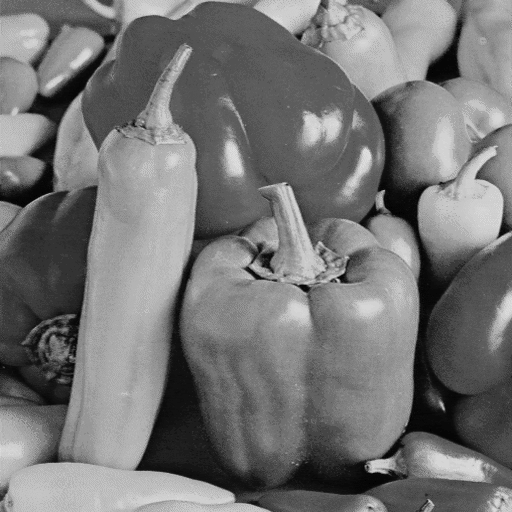
%> input picture imgs/peppers.bmp, 512 x 512 px
$ octave amplitude_Gd.m   (GNU Octave 9; MATLAB toolbox functions it lacks are replaced by stand-ins)
%> lines starting %> are read from the running program, lines starting %| are printed output that depends on the picture
### functions/Propagate.m
function [w_o] = Propagate(w_i, dist, pixSize, wavlen)

% dimension of the wavefield
[ny,nx] = size(w_i);

% sampling in the frequency domain
kx = pi/pixSize*(-1:2/nx:1-2/nx);
ky = pi/pixSize*(-1:2/ny:1-2/ny);
[KX,KY] = meshgrid(kx,ky);

% wave number
k = 2*pi/wavlen;

% circular convoluion via ffts
inputFT = fftshift(fft2(w_i));
H = exp(1i*dist*sqrt(k^2-KX.^2-KY.^2));
w_o = ifft2(ifftshift(inputFT.*H));

end

### amplitude_Gd.m
%--------------------------------------------------------------------------
% Author: CL.Deng
% Email:  cldeng881@gmail.com
% For detailed mathematical derivations, please follow our WeChat official account  @智子科普
%--------------------------------------------------------------------------
%%
clc
clear
close all
addpath(genpath('./imgs'))
addpath(genpath('./function'))

I2=im2double(imread('peppers.bmp','bmp'));%diffraction target
%> I2: size 512x512 double; min 0, max 0.867, mean 0.458
I2=I2./max(I2(:));
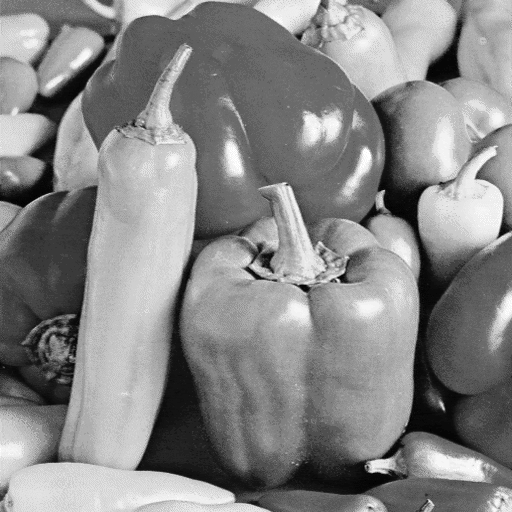
%> I2: size 512x512 double; min 0, max 1, mean 0.529
[r,c]=size(I2);
%> r = 512; c = 512
wavelen=532e-9;%wavelength(m)
dist=0.05;%diffraction distance(m)
pixsize=4e-6;%Pixel size (m)
%imshow(I2)
apph=rand(r,c);%initial amplitude
beta=0.2;%learning rate

% [10 lines of commented-out code are left out]
%%
for j=1:30
%A=fft2(apph);
A=Propagate(apph,dist,pixsize,wavelen);%forward diffraction operator
ab=A.*conj(A);
ab=ab./max(ab(:));
dA=ab-I2;
dapph=Propagate(dA.*A.*2,-dist,pixsize,wavelen);%backpropagation operator
%dapph=(ifft2(dA.*A.*2));
apph=apph-beta*dapph;%complex gradient descent
mse=sum(dA(:).^2)./(r*c);%mean squared error

subplot(2,2,1)
imshow(I2,[])
title('target image')
subplot(2,2,2)
imshow(abs(A).^2,[])
title('diffraction image')
subplot(2,2,3)
imshow(abs(apph),[])
title('reconstructed amplitude')
subplot(2,2,4)
plot(j,mse,'b.')
title(['MSE=',num2str(mse)])
xlabel('iteration')
ylabel('MSE')
hold on
set(gcf,'color','w')
drawnow
end
%> this loop made 30 passes
%> mse on passes 1 to 12: 0.198, 0.142, 0.0948, 0.061, 0.0375, 0.0225, 0.0135, 0.00822, 0.00518, 0.00336, 0.00224, 0.00154
%> pass 1, `dA=ab-I2;`:
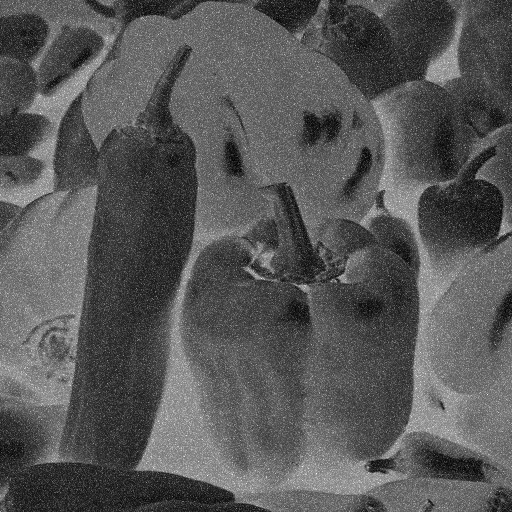
%> dA: size 512x512 double; min -0.999, max 0.88, mean -0.354; drawn with min black and max white
%> pass 1, `imshow(abs(A).^2,[])`:
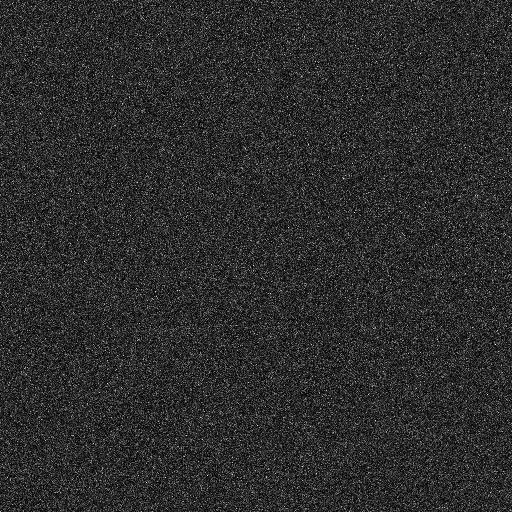
%> displayed picture: size 512x512, on the screen's scale of 0 to 255; min 0, max 255, mean 44.6
%> pass 1, `imshow(abs(apph),[])`:
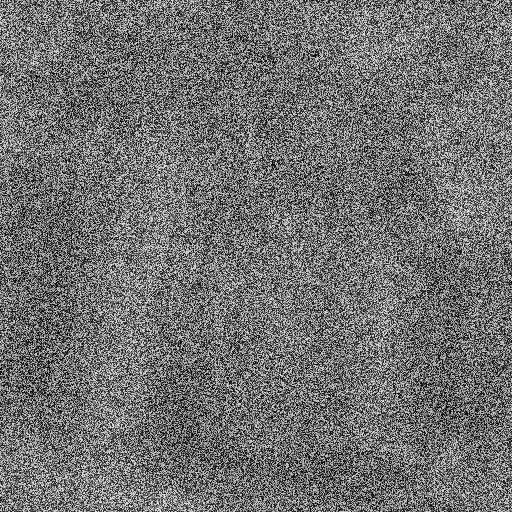
%> displayed picture: size 512x512, on the screen's scale of 0 to 255; min 0, max 255, mean 112.9
%> pass 2, `ab=A.*conj(A);`:
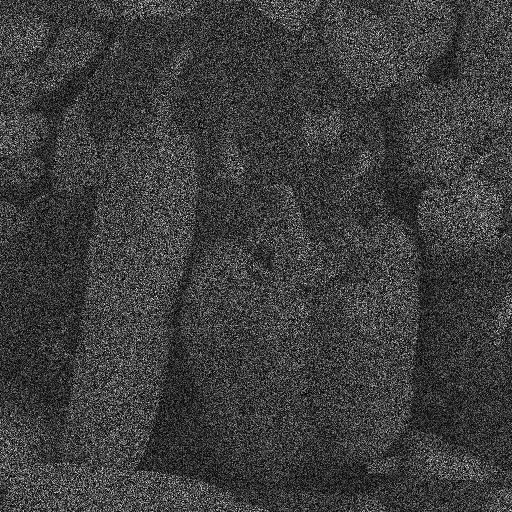
%> ab: size 512x512 double; min 1.47e-05, max 1.71, mean 0.416; drawn with min black and max white
%> pass 2, `title('diffraction image')`:
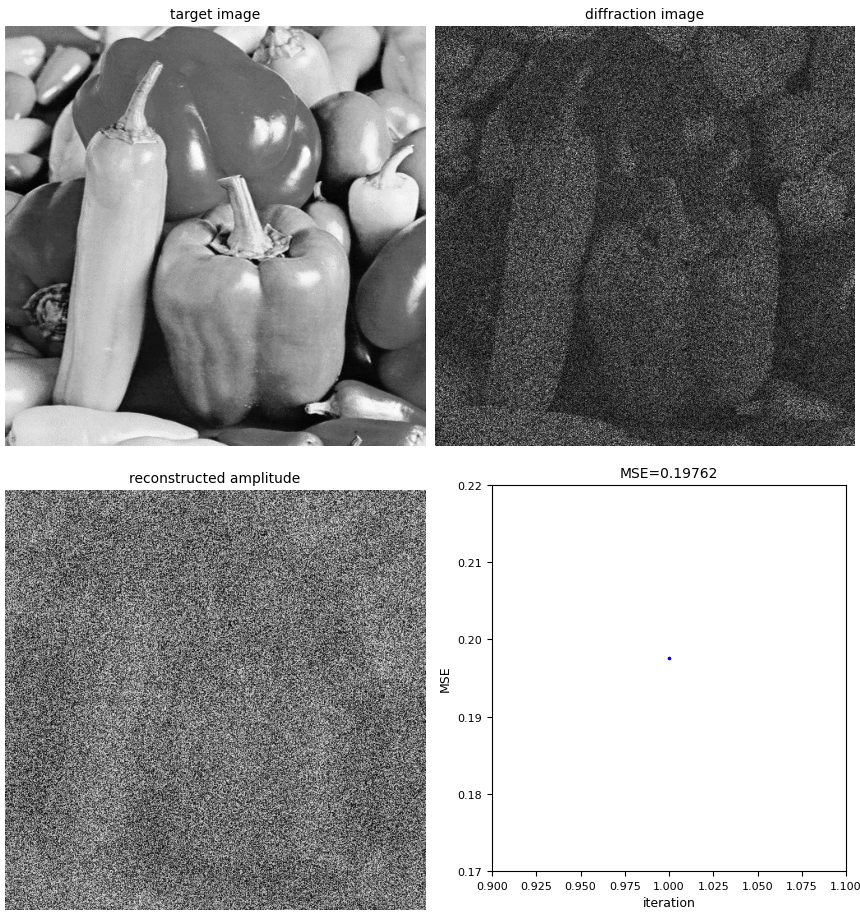
%> figure redrawn from the program's plot data, 4 panels
%> after the loop:
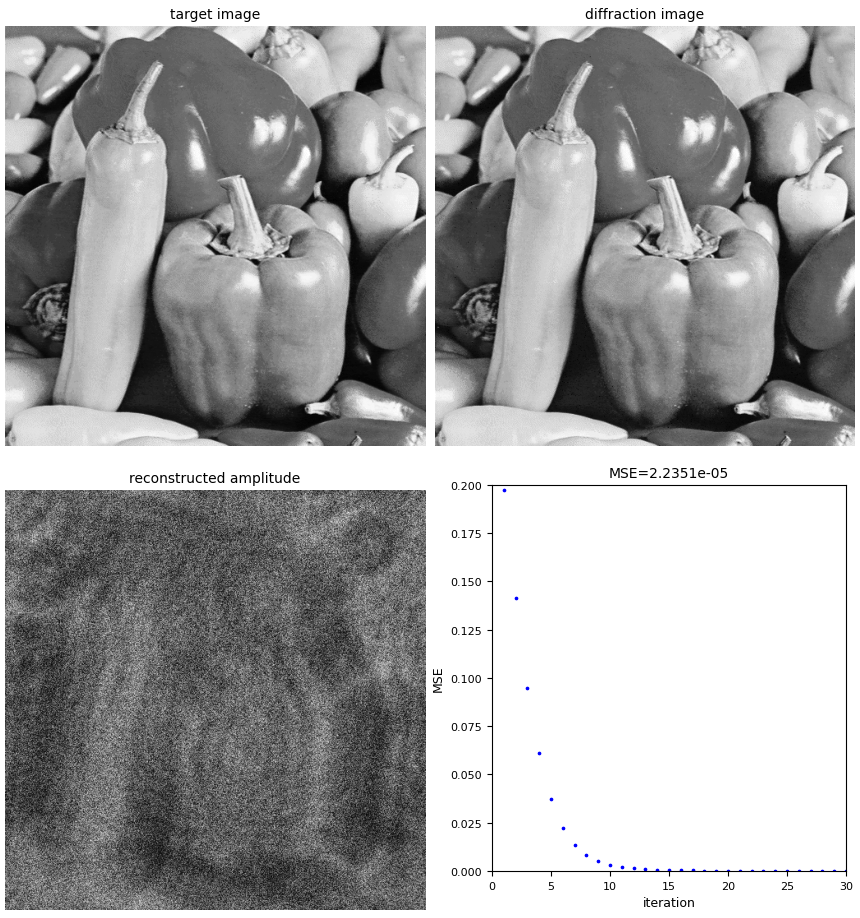
%> figure redrawn from the program's plot data, 4 panels
